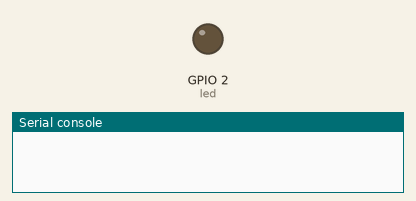
Bench run of a program on a simulated ESP8266 board running MicroPython. Shown: output pins drawn as LEDs (lit = HIGH, except the on-board LED, lit = LOW), the last lines printed to the serial console. WiFi joins after 1.5 s.

Above: at 0.5 s.
At 2.0 s:
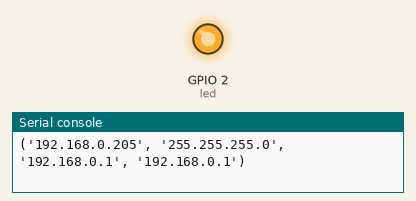
Timing chart, 0 to 3.5 s (numbered marks = the images above):
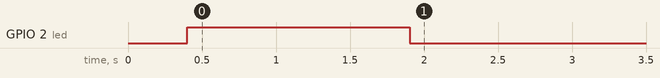

The program:

main.py
```python
import network
import socket
from machine import Pin, I2C
from time import sleep
import bme280

#initialization
led = Pin(2, Pin.OUT)
i2c=I2C(sda=Pin(4), scl=Pin(5), freq=400000)

led = Pin(2,Pin.OUT)
led.value(0)
sleep(0.4)
led.value(1)

# Connect to Wi-Fi
def Connect():
    station = network.WLAN(network.STA_IF)
    station.active(True)
    station.ifconfig(('192.168.0.205','255.255.255.0','192.168.0.1','192.168.0.1'))
    station.connect("SSID", "PASSWORD")
    while not station.isconnected():
        pass
    led.value(0)
    print(station.ifconfig())

#Ambience Sensing
def Ambience():
    bme = bme280.BME280(i2c=i2c)
    temp = bme.values[0]
    humidity = bme.values[2]
    reading = 'Temperature: ' + temp + ' Humidity: ' + humidity
    return reading

# Set up a socket for the web server
s = socket.socket(socket.AF_INET, socket.SOCK_STREAM)
s.bind(('', 80))
s.listen(5)

Connect()
# Serve web pages
while True:
    conn, addr = s.accept()
    request = conn.recv(1024)
    if request:
        response = "HTTP/1.1 200 OK\r\nContent-Type: text/html\r\n\r\n"
        html = "<html><body><h1> " + Ambience() + "</h1></body></html>"
        conn.send(response + html)
    conn.close()
```
